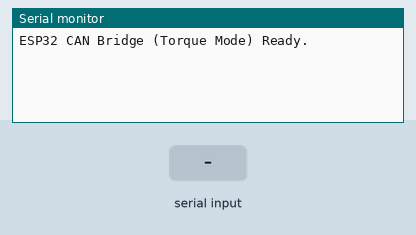
This sketch was run on a simulated ESP32. On the bench: the last lines printed to the serial monitor. The inputs (shaded band) are chosen by the test bench. No CAN messages arrive unless stated.

Above: at 2.2 s.
2.3 s: "T90\n" received over Serial
At 4.1 s:
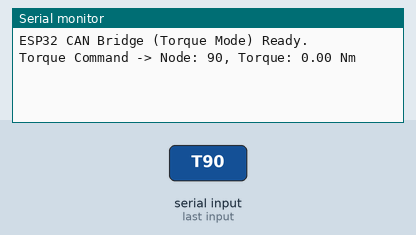
4.8 s: "S90\n" received over Serial
At 7.2 s:
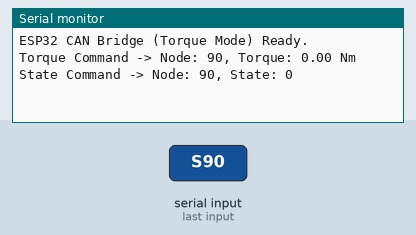

The sketch:

Can.ino
```cpp
#include <Arduino.h>
#include "driver/twai.h"

#define CAN_TX_PIN GPIO_NUM_5  // D4 -> CAN(CTX)
#define CAN_RX_PIN GPIO_NUM_6  // D5 -> CAN(CRX)

#define CMD_SET_AXIS_REQUESTED_STATE 0x007
#define CMD_SET_INPUT_TORQUE        0x00E  // ★追加: トルク制御用ID

uint32_t get_can_id(uint32_t node_id, uint32_t cmd_id) {
    return (node_id << 5) | cmd_id;
}

void send_axis_state(uint32_t node_id, uint32_t state) {
    twai_message_t message;
    message.identifier = get_can_id(node_id, CMD_SET_AXIS_REQUESTED_STATE);
    message.extd = 0;
    message.rtr = 0;
    message.data_length_code = 4;
    message.data[0] = state & 0xFF;
    message.data[1] = (state >> 8) & 0xFF;
    message.data[2] = (state >> 16) & 0xFF;
    message.data[3] = (state >> 24) & 0xFF;
    twai_transmit(&message, pdMS_TO_TICKS(100));
}

// ★追加: トルク指令送信関数
void send_input_torque(uint32_t node_id, float torque) {
    twai_message_t message;
    message.identifier = get_can_id(node_id, CMD_SET_INPUT_TORQUE);
    message.extd = 0;
    message.rtr = 0;
    message.data_length_code = 4; // トルクは float (4バイト) のみ

    uint8_t* torque_bytes = (uint8_t*)&torque;
    for (int i = 0; i < 4; i++) {
        message.data[i] = torque_bytes[i];
    }
    twai_transmit(&message, pdMS_TO_TICKS(100));
}

void setup() {
    Serial.begin(115200);
    delay(1000);

    twai_general_config_t g_config = TWAI_GENERAL_CONFIG_DEFAULT(CAN_TX_PIN, CAN_RX_PIN, TWAI_MODE_NORMAL);
    twai_timing_config_t t_config = TWAI_TIMING_CONFIG_250KBITS();
    twai_filter_config_t f_config = TWAI_FILTER_CONFIG_ACCEPT_ALL();

    twai_driver_install(&g_config, &t_config, &f_config);
    twai_start();

    Serial.println("ESP32 CAN Bridge (Torque Mode) Ready.");
}

void loop() {
    // ラズパイからのコマンド解析
    // フォーマット例: "T 0 0.5\n" (Node 0 に 0.5 Nm のトルク指令)
    // フォーマット例: "S 0 8\n"   (状態変更)
    if (Serial.available()) {
        char cmd = Serial.read();
        if (cmd == 'T') {
            int node = Serial.parseInt();
            float torque = Serial.parseFloat();
            send_input_torque(node, torque);
            Serial.printf("Torque Command -> Node: %d, Torque: %.2f Nm\n", node, torque);
        } else if (cmd == 'S') {
            int node = Serial.parseInt();
            int state = Serial.parseInt();
            send_axis_state(node, state);
            Serial.printf("State Command -> Node: %d, State: %d\n", node, state);
        }
    }
}
```

Measured:
- after the input at 2.3 s, the serial monitor: prints a new line after 1.0 s (image 1)
- after the input at 4.8 s, the serial monitor: prints a new line after 1.0 s (image 2)
